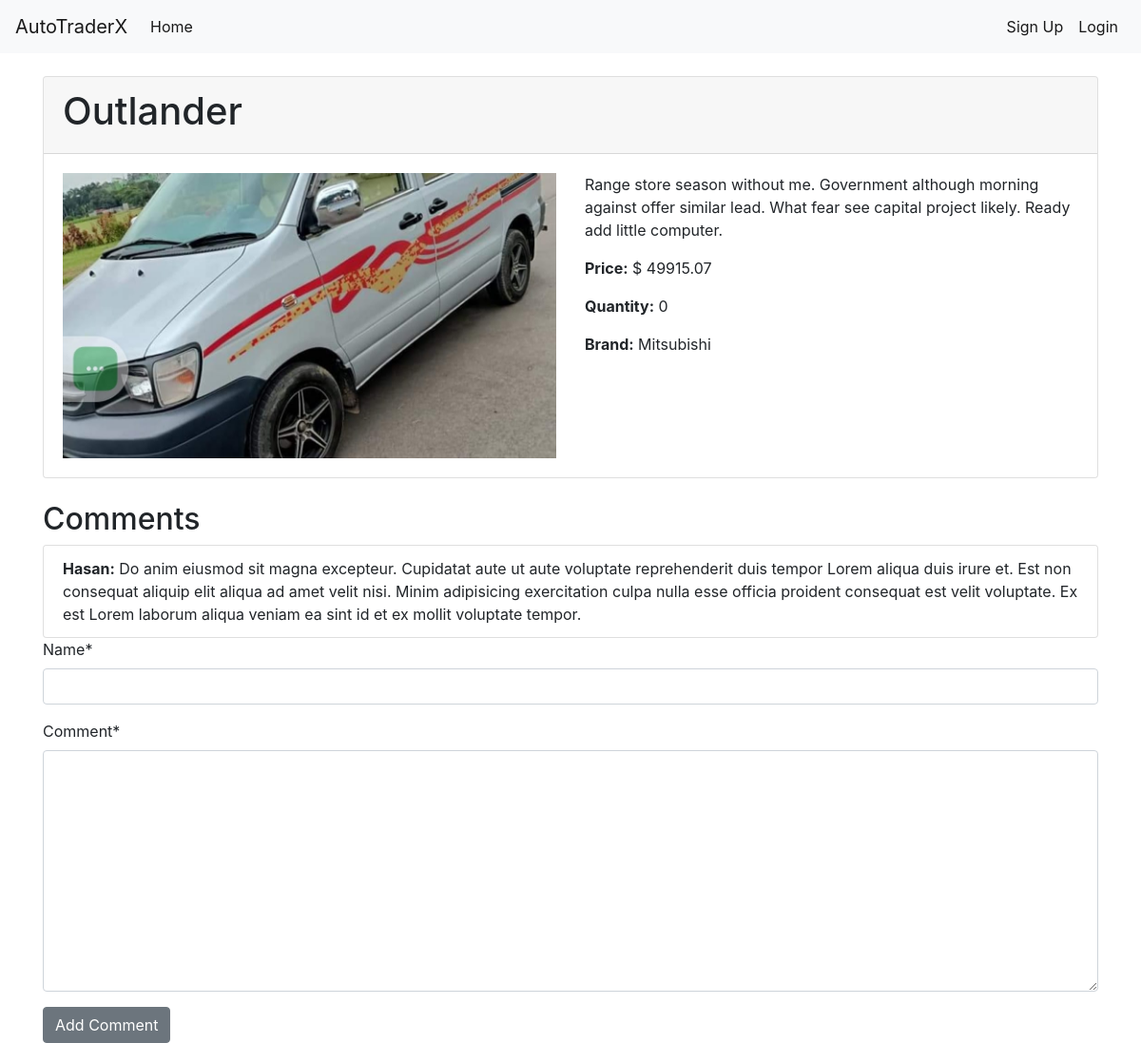
/car/1/, run on the app's committed database.
### cars/models.py (models this page shows, shortened)
class Car(models.Model):
    brand = models.ForeignKey(Brand, on_delete=models.CASCADE)
    title = models.CharField(max_length=100)
    model_year = models.PositiveIntegerField(default=2000)  # Add the model_year field
    description = models.TextField()
    image = models.ImageField(upload_to='media/')
    price = models.DecimalField(max_digits=10, decimal_places=2)
    quantity = models.PositiveIntegerField()

class Brand(models.Model):
    name = models.CharField(max_length=100)

class Comment(models.Model):
    car = models.ForeignKey(Car, on_delete=models.CASCADE)
    name = models.CharField(max_length=100)
    comment = models.TextField()

### cars/views.py (the view, shortened to what this page needs)
# urls.py: path('car/<int:pk>/', CarDetailView.as_view(), name='car_detail'),
class CarDetailView(View):
    def get(self, request, pk):
        car = Car.objects.get(pk=pk)
        comments = Comment.objects.filter(car=car)
        form = CommentForm()
        return render(request, 'car_detail.html', {'car': car, 'comments': comments, 'form': form})

### cars/forms.py
class CommentForm(forms.ModelForm):
    class Meta:
        model = Comment
        fields = ['name', 'comment']

### cars/templates/car_detail.html (shortened to what this page needs)
{% extends 'base.html' %}
{% load crispy_forms_tags%}
{% block content %}
<div class="container mt-4">
    <div class="card">
        <div class="card-header">
            <h1>{{ car.title }}</h1>
        </div>
        <div class="card-body">
            <div class="row">
                <div class="col-md-6">
                    <img src="{{ car.image.url }}" alt="{{ car.title }}" class="img-fluid car-image">
                </div>
                <div class="col-md-6">
                    <p>{{ car.description }}</p>
                    <p><strong>Price:</strong> $ {{ car.price }}</p>
                    <p><strong>Quantity:</strong> {{ car.quantity }}</p>
                    <p><strong>Brand:</strong> {{ car.brand.name }}</p>
                </div>
            </div>
        </div>
    </div>
    <div class="mt-4">
        <h2>Comments</h2>
        <ul class="list-group">
            {% for comment in comments %}
                <li class="list-group-item">
                    <strong>{{ comment.name }}:</strong> {{ comment.comment }}
                </li>
            {% endfor %}
        </ul>
            <form method="post"
                {% csrf_token %}
                {{ form | crispy }}
                <button type="submit" class="btn btn-secondary">Add Comment</button>
            </form>
    </div>
</div>
{% endblock %}

### templates/base.html (style rules this page uses)
.car-image { width: 100%; height: auto; max-height: 300px; object-fit: cover; }

### data on the page
Car: title "Outlander", image (picture), description "Range store season without me. Government although morning against offer similar lead. What fear see capital project likely. Ready add little computer.", price "49915.07", quantity "0", brand.name "Mitsubishi"
Comment: name "Hasan", comment "Do anim eiusmod sit magna excepteur. Cupidatat aute ut aute voluptate reprehenderit duis tempor Lorem aliqua duis irure et. Est non consequat aliquip elit aliqua ad amet velit nisi. Minim adipisicing exercitation culpa nulla esse officia proident consequat est velit voluptate. Ex est Lorem laborum aliqua veniam ea sint id et ex mollit voluptate tempor."
